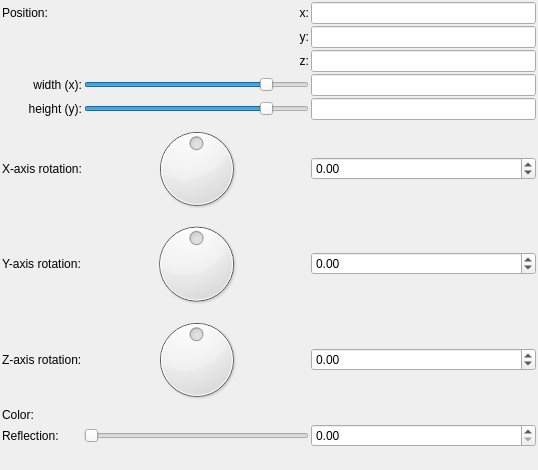
<?xml version="1.0" encoding="UTF-8"?>
<ui version="4.0">
 <class>Form</class>
 <widget class="QWidget" name="Form">
  <property name="geometry">
   <rect>
    <x>0</x>
    <y>0</y>
    <width>538</width>
    <height>470</height>
   </rect>
  </property>
  <property name="windowTitle">
   <string>Form</string>
  </property>
  <layout class="QVBoxLayout" name="verticalLayout">
   <property name="spacing">
    <number>2</number>
   </property>
   <property name="leftMargin">
    <number>2</number>
   </property>
   <property name="topMargin">
    <number>2</number>
   </property>
   <property name="rightMargin">
    <number>2</number>
   </property>
   <property name="bottomMargin">
    <number>2</number>
   </property>
   <item>
    <layout class="QGridLayout" name="gridLayout">
     <property name="spacing">
      <number>2</number>
     </property>
     <item row="7" column="1">
      <widget class="QDial" name="dial3_rotation_z">
       <property name="minimum">
        <number>-18000</number>
       </property>
       <property name="maximum">
        <number>18000</number>
       </property>
       <property name="wrapping">
        <bool>true</bool>
       </property>
      </widget>
     </item>
     <item row="9" column="1">
      <widget class="QSlider" name="slider_reflection">
       <property name="minimum">
        <number>0</number>
       </property>
       <property name="maximum">
        <number>100</number>
       </property>
       <property name="singleStep">
        <number>1</number>
       </property>
       <property name="orientation">
        <enum>Qt::Horizontal</enum>
       </property>
      </widget>
     </item>
     <item row="2" column="2">
      <widget class="MyLineEdit" name="vect3_position_z"/>
     </item>
     <item row="5" column="1">
      <widget class="QDial" name="dial3_rotation_x">
       <property name="minimum">
        <number>-18000</number>
       </property>
       <property name="maximum">
        <number>18000</number>
       </property>
       <property name="wrapping">
        <bool>true</bool>
       </property>
      </widget>
     </item>
     <item row="2" column="1">
      <widget class="QLabel" name="label_13">
       <property name="text">
        <string>z:</string>
       </property>
       <property name="alignment">
        <set>Qt::AlignRight|Qt::AlignTrailing|Qt::AlignVCenter</set>
       </property>
      </widget>
     </item>
     <item row="6" column="2">
      <widget class="MyDoubleSpinBox" name="spinboxd3_rotation_y">
       <property name="prefix">
        <string/>
       </property>
       <property name="suffix">
        <string/>
       </property>
       <property name="decimals">
        <number>2</number>
       </property>
       <property name="minimum">
        <double>-36000.000000000000000</double>
       </property>
       <property name="maximum">
        <double>36000.000000000000000</double>
       </property>
       <property name="singleStep">
        <double>0.100000000000000</double>
       </property>
      </widget>
     </item>
     <item row="7" column="2">
      <widget class="MyDoubleSpinBox" name="spinboxd3_rotation_z">
       <property name="prefix">
        <string/>
       </property>
       <property name="suffix">
        <string/>
       </property>
       <property name="decimals">
        <number>2</number>
       </property>
       <property name="minimum">
        <double>-36000.000000000000000</double>
       </property>
       <property name="maximum">
        <double>36000.000000000000000</double>
       </property>
       <property name="singleStep">
        <double>0.100000000000000</double>
       </property>
      </widget>
     </item>
     <item row="8" column="0">
      <widget class="QLabel" name="label_18">
       <property name="text">
        <string>Color:</string>
       </property>
      </widget>
     </item>
     <item row="6" column="0">
      <widget class="QLabel" name="label_9">
       <property name="text">
        <string>Y-axis rotation:</string>
       </property>
      </widget>
     </item>
     <item row="5" column="2">
      <widget class="MyDoubleSpinBox" name="spinboxd3_rotation_x">
       <property name="prefix">
        <string/>
       </property>
       <property name="suffix">
        <string/>
       </property>
       <property name="decimals">
        <number>2</number>
       </property>
       <property name="minimum">
        <double>-36000.000000000000000</double>
       </property>
       <property name="maximum">
        <double>36000.000000000000000</double>
       </property>
       <property name="singleStep">
        <double>0.100000000000000</double>
       </property>
      </widget>
     </item>
     <item row="6" column="1">
      <widget class="QDial" name="dial3_rotation_y">
       <property name="minimum">
        <number>-18000</number>
       </property>
       <property name="maximum">
        <number>18000</number>
       </property>
       <property name="wrapping">
        <bool>true</bool>
       </property>
      </widget>
     </item>
     <item row="1" column="1">
      <widget class="QLabel" name="label_12">
       <property name="text">
        <string>y:</string>
       </property>
       <property name="alignment">
        <set>Qt::AlignRight|Qt::AlignTrailing|Qt::AlignVCenter</set>
       </property>
      </widget>
     </item>
     <item row="0" column="1">
      <widget class="QLabel" name="label_11">
       <property name="text">
        <string>x:</string>
       </property>
       <property name="alignment">
        <set>Qt::AlignRight|Qt::AlignTrailing|Qt::AlignVCenter</set>
       </property>
      </widget>
     </item>
     <item row="8" column="2">
      <widget class="MyColorButton" name="colorButton_color" native="true">
       <property name="text" stdset="0">
        <string>PushButton</string>
       </property>
      </widget>
     </item>
     <item row="0" column="2">
      <widget class="MyLineEdit" name="vect3_position_x"/>
     </item>
     <item row="7" column="0">
      <widget class="QLabel" name="label_15">
       <property name="text">
        <string>Z-axis rotation:</string>
       </property>
      </widget>
     </item>
     <item row="5" column="0">
      <widget class="QLabel" name="label_8">
       <property name="text">
        <string>X-axis rotation:</string>
       </property>
      </widget>
     </item>
     <item row="0" column="0">
      <widget class="QLabel" name="label_10">
       <property name="text">
        <string>Position:</string>
       </property>
      </widget>
     </item>
     <item row="1" column="2">
      <widget class="MyLineEdit" name="vect3_position_y"/>
     </item>
     <item row="9" column="2">
      <widget class="MyDoubleSpinBox" name="spinbox_reflection">
       <property name="prefix">
        <string/>
       </property>
       <property name="suffix">
        <string/>
       </property>
       <property name="decimals">
        <number>2</number>
       </property>
       <property name="minimum">
        <double>0.000000000000000</double>
       </property>
       <property name="maximum">
        <double>1.000000000000000</double>
       </property>
       <property name="singleStep">
        <double>0.100000000000000</double>
       </property>
      </widget>
     </item>
     <item row="9" column="0">
      <widget class="QLabel" name="label_19">
       <property name="text">
        <string>Reflection:</string>
       </property>
      </widget>
     </item>
     <item row="3" column="2">
      <widget class="MyLineEdit" name="logedit_width">
       <property name="sizePolicy">
        <sizepolicy hsizetype="Expanding" vsizetype="Fixed">
         <horstretch>0</horstretch>
         <verstretch>0</verstretch>
        </sizepolicy>
       </property>
      </widget>
     </item>
     <item row="3" column="0">
      <widget class="QLabel" name="label_14">
       <property name="text">
        <string>width (x):</string>
       </property>
       <property name="alignment">
        <set>Qt::AlignRight|Qt::AlignTrailing|Qt::AlignVCenter</set>
       </property>
      </widget>
     </item>
     <item row="4" column="0">
      <widget class="QLabel" name="label_16">
       <property name="text">
        <string>height (y):</string>
       </property>
       <property name="alignment">
        <set>Qt::AlignRight|Qt::AlignTrailing|Qt::AlignVCenter</set>
       </property>
      </widget>
     </item>
     <item row="4" column="2">
      <widget class="MyLineEdit" name="logedit_height">
       <property name="sizePolicy">
        <sizepolicy hsizetype="Expanding" vsizetype="Fixed">
         <horstretch>0</horstretch>
         <verstretch>0</verstretch>
        </sizepolicy>
       </property>
      </widget>
     </item>
     <item row="3" column="1">
      <widget class="QSlider" name="logslider_width">
       <property name="sizePolicy">
        <sizepolicy hsizetype="Expanding" vsizetype="Fixed">
         <horstretch>0</horstretch>
         <verstretch>0</verstretch>
        </sizepolicy>
       </property>
       <property name="sizeIncrement">
        <size>
         <width>0</width>
         <height>0</height>
        </size>
       </property>
       <property name="minimum">
        <number>-1500</number>
       </property>
       <property name="maximum">
        <number>300</number>
       </property>
       <property name="orientation">
        <enum>Qt::Horizontal</enum>
       </property>
      </widget>
     </item>
     <item row="4" column="1">
      <widget class="QSlider" name="logslider_height">
       <property name="sizePolicy">
        <sizepolicy hsizetype="Expanding" vsizetype="Fixed">
         <horstretch>0</horstretch>
         <verstretch>0</verstretch>
        </sizepolicy>
       </property>
       <property name="sizeIncrement">
        <size>
         <width>0</width>
         <height>0</height>
        </size>
       </property>
       <property name="minimum">
        <number>-1500</number>
       </property>
       <property name="maximum">
        <number>300</number>
       </property>
       <property name="orientation">
        <enum>Qt::Horizontal</enum>
       </property>
      </widget>
     </item>
    </layout>
   </item>
   <item>
    <spacer name="verticalSpacer">
     <property name="orientation">
      <enum>Qt::Vertical</enum>
     </property>
     <property name="sizeHint" stdset="0">
      <size>
       <width>20</width>
       <height>40</height>
      </size>
     </property>
    </spacer>
   </item>
  </layout>
 </widget>
 <customwidgets>
  <customwidget>
   <class>MyLineEdit</class>
   <extends>QLineEdit</extends>
   <header>mylineedit.h</header>
  </customwidget>
  <customwidget>
   <class>MyDoubleSpinBox</class>
   <extends>QDoubleSpinBox</extends>
   <header>mydoublespinbox.h</header>
  </customwidget>
  <customwidget>
   <class>MyColorButton</class>
   <extends>QWidget</extends>
   <header>mycolorbutton.h</header>
  </customwidget>
 </customwidgets>
 <tabstops>
  <tabstop>vect3_position_x</tabstop>
  <tabstop>vect3_position_y</tabstop>
  <tabstop>vect3_position_z</tabstop>
  <tabstop>logslider_width</tabstop>
  <tabstop>logedit_width</tabstop>
  <tabstop>logslider_height</tabstop>
  <tabstop>logedit_height</tabstop>
  <tabstop>dial3_rotation_x</tabstop>
  <tabstop>spinboxd3_rotation_x</tabstop>
  <tabstop>dial3_rotation_y</tabstop>
  <tabstop>spinboxd3_rotation_y</tabstop>
  <tabstop>dial3_rotation_z</tabstop>
  <tabstop>spinboxd3_rotation_z</tabstop>
  <tabstop>slider_reflection</tabstop>
  <tabstop>spinbox_reflection</tabstop>
 </tabstops>
 <resources/>
 <connections/>
</ui>
